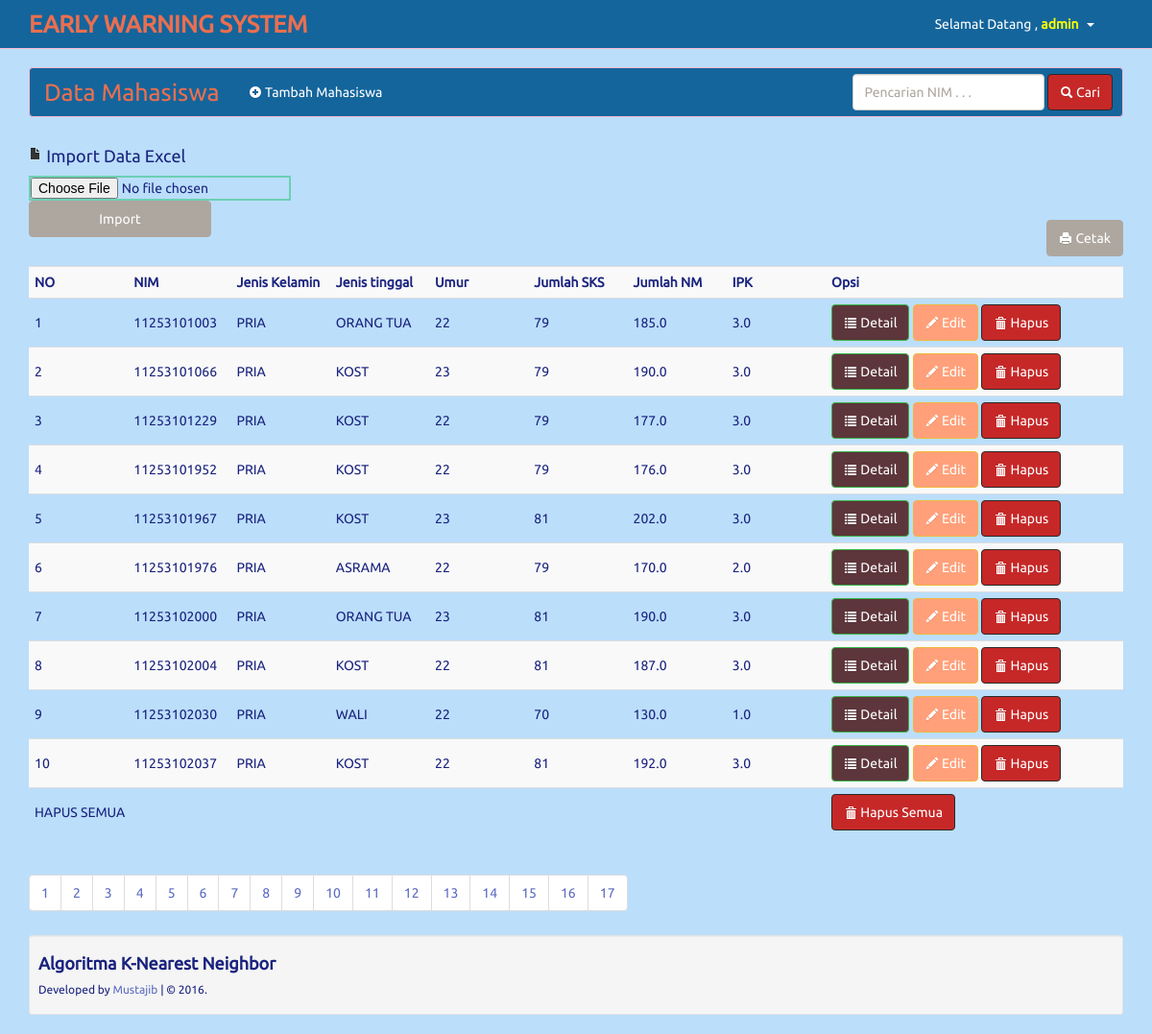
Screenshot of /admin/mahasiswa.php (signed in) with the database file from the repository.
### tables this page shows
CREATE TABLE IF NOT EXISTS `mahasiswa` (
  `nim` varchar(15) NOT NULL,
  `Jenis_Kelamin` varchar(20) NOT NULL,
  `Jenis_Tinggal` varchar(40) NOT NULL,
  `Umur` int(3) NOT NULL,
  `Jumlah_NM` decimal(4,1) NOT NULL,
  `Jumlah_SKS` int(3) NOT NULL,
  `IPK` decimal(4,1) NOT NULL,
  `Nilai` varchar(20) NOT NULL,
  PRIMARY KEY (`nim`)
);

### admin/mahasiswa.php (the view, shortened to what this page needs)
<?php include 'header.php'; ?>
<div class="clearfix">
<div class="row">
  <div class="col-lg-12">
	<div class="navbar navbar-inverse">
		<div class="container">
			<div class="navbar-header">
				<a class="navbar-brand" href="http://localhost/KNN/admin/mahasiswa.php"> Data Mahasiswa</a>
			</div>
		<div class="navbar-collapse collapse navbar-inverse-collapse" style="margin-right: -20px">
			<ul class="nav navbar-nav">
				<li><a data-toggle="modal" data-target="#myModal"><i class="icon-plus-sign icon-white"> </i> Tambah Mahasiswa</a></li>
			</ul>
			<ul class="nav navbar-nav navbar-right">
				<form class="navbar-form navbar-left" method="get" action="cari_mahasiswa.php">
					<input type="text" class="form-control" name="cari" style="width: 200px" placeholder="Pencarian NIM . . ." required>
					<button type="submit" class="btn btn-danger"><i class="icon-search icon-white"> </i> Cari</button>
				</form>
			</ul>
		</div>
		</div>
	</div>
  </div>
</div>
<form method="post" action="import-mahasiswa.php" enctype="multipart/form-data">
<h4><span class="icon-file icon-black"></span>  Import Data Excel</h4> <input style='border:2px solid #6bd0b4;' type="file" name="userfile"/>
<input class="btn btn-default col-md-2 " type="submit" name="upload" value="Import">
</form>
<br/>
<?php
$per_hal=10;
$jumlah_record=mysql_query("SELECT COUNT(*) from mahasiswa");
$jum=mysql_result($jumlah_record, 0);
$halaman=ceil($jum / $per_hal);
$page = (isset($_GET['page'])) ? (int)$_GET['page'] : 1;
$start = ($page - 1) * $per_hal;
?>
	<a style="margin-bottom:10px" href="laporan.php" target="_blank" class="btn btn-default pull-right"><span class='icon-print icon-white'></span>  Cetak</a>
</div>
<table class="table table-striped table-hover">
	<tr>
		<th class="col-md-1">NO</th>
		<th class="col-md-1">NIM</th>
		<th class="col-md-1">Jenis Kelamin</th>
		<th class="col-md-1">Jenis tinggal</th>
		<th class="col-md-1">Umur</th>
		<th class="col-md-1">Jumlah SKS</th>
<th class="col-md-1">Jumlah NM</th>
	<th class="col-md-1">IPK</th>
		<th class="col-md-3">Opsi</th>
	</tr>
	<?php
	if(isset($_GET['cari'])){
		$cari=mysql_real_escape_string($_GET['cari']);
		$mahasiswa=mysql_query("select * from mahasiswa where nim like '$cari'");
	}else{
		$mahasiswa=mysql_query("select * from mahasiswa limit $start, $per_hal");
	}
	$no=1;
	while($b=mysql_fetch_array($mahasiswa)){
		?>
		<tr>
			<td><?php echo $no++ ?></td>
			<td><?php echo $b['nim'] ?></td>
			<td><?php echo $b['Jenis_Kelamin'] ?></td>
			<td><?php echo $b['Jenis_Tinggal'] ?></td>
			<td><?php echo $b['Umur'] ?></td>
			<td><?php echo $b['Jumlah_SKS'] ?></td>
			<td><?php echo substr($b['Jumlah_NM'],0,6) ?></td>
			<td><?php echo substr($b['IPK'],0,4) ?></td>
			<td>
				<a href="det_mahasiswa.php?nim=<?php echo $b['nim']; ?>" class="btn btn-success"><i class="icon-list icon-white"> </i> Detail</a>
				<a href="edit.php?nim=<?php echo $b['nim']; ?>" class="btn btn-warning"><i class="icon-pencil icon-white"></i> Edit</a>
				<a onclick="if(confirm('Apakah anda yakin ingin menghapus data dengan NIM <?php echo $b['nim'];?>  ??')){ location.href='hapus.php?nim=<?php echo $b['nim']; ?>' }" class="btn btn-danger"><span class='icon-trash icon-white'></span> Hapus</a>
			</td>
		</tr>
		<?php
	}
	?>
	<tr>
		<td colspan="2">HAPUS SEMUA</td>
		 <td>
		<td>
		<td>
		<td>
		<td>
		<td>
		<td>
		<a onclick="if(confirm('Apakah anda yakin ingin menghapus semua mahasiswa ??')){ location.href='del-all-mahasiswa.php' }" class="btn btn-danger"><span class='icon-trash icon-white'></span> Hapus Semua</a>
		</td>
	</tr>
</table>
<ul class="pagination">
			<?php
			for($x=1;$x<=$halaman;$x++){
				?>
				<li><a href="?page=<?php echo $x ?>"><?php echo $x ?></a></li>
				<?php
			}
			?>
		</ul>
<?php
include 'footer.php';
?>

### admin/header.php (shortened to what this page needs)
<!DOCTYPE html>
<html>
<head>
	<link rel="stylesheet" type="text/css" href="../assets/css/bootstrap.css">
	<link rel="stylesheet" type="text/css" href="../assets/js/jquery-ui/jquery-ui.css">
</head>
<body style="">
    <div class="navbar navbar-inverse navbar-fixed-top">
      <div class="container">
        <div class="navbar-header">
				<a href="http://localhost/KNN/admin/index.php" class="navbar-brand"><b>EARLY WARNING SYSTEM</b></a>
			</div>
			<div class="navbar-collapse collapse" id="navbar-main">
			<div class="collapse navbar-collapse">
			<ul class="nav navbar-nav navbar-right">
								<li class="dropdown">
									 <a data-toggle="dropdown" class="dropdown-toggle" href="#"> Selamat Datang , <b style='color:yellow'><?php echo $_SESSION['uname']  ?></b>&nbsp&nbsp<span class="glyphicon glyphicon-user"></span><strong class="caret"></strong></a>
								</li>
							</ul>
			</div>
		</div>
	</div>
</div>
    <div class="container">
</body>
</html>

### admin/footer.php
</body>
</html>
<div class="span12 well well-sm">
		<h4 style="font-weight: bold">Algoritma K-Nearest Neighbor</h4>
		<h6>Developed by <a href="https://www.facebook.com/tajie.famecco"> Mustajib</a> | &copy;  2016.</h6>
	  </div>

### rows the page displays
mahasiswa: nim "11253101003", Jenis_Kelamin "PRIA", Jenis_Tinggal "ORANG TUA", Umur "22", Jumlah_SKS "79", Jumlah_NM "185.0", IPK "3.0"
mahasiswa: nim "11253101066", Jenis_Kelamin "PRIA", Jenis_Tinggal "KOST", Umur "23", Jumlah_SKS "79", Jumlah_NM "190.0", IPK "3.0"
mahasiswa: nim "11253101229", Jenis_Kelamin "PRIA", Jenis_Tinggal "KOST", Umur "22", Jumlah_SKS "79", Jumlah_NM "177.0", IPK "3.0"
mahasiswa: nim "11253101952", Jenis_Kelamin "PRIA", Jenis_Tinggal "KOST", Umur "22", Jumlah_SKS "79", Jumlah_NM "176.0", IPK "3.0"
mahasiswa: nim "11253101967", Jenis_Kelamin "PRIA", Jenis_Tinggal "KOST", Umur "23", Jumlah_SKS "81", Jumlah_NM "202.0", IPK "3.0"
mahasiswa: nim "11253101976", Jenis_Kelamin "PRIA", Jenis_Tinggal "ASRAMA", Umur "22", Jumlah_SKS "79", Jumlah_NM "170.0", IPK "2.0"
mahasiswa: nim "11253102000", Jenis_Kelamin "PRIA", Jenis_Tinggal "ORANG TUA", Umur "23", Jumlah_SKS "81", Jumlah_NM "190.0", IPK "3.0"
mahasiswa: nim "11253102004", Jenis_Kelamin "PRIA", Jenis_Tinggal "KOST", Umur "22", Jumlah_SKS "81", Jumlah_NM "187.0", IPK "3.0"
mahasiswa: nim "11253102030", Jenis_Kelamin "PRIA", Jenis_Tinggal "WALI", Umur "22", Jumlah_SKS "70", Jumlah_NM "130.0", IPK "1.0"
mahasiswa: nim "11253102037", Jenis_Kelamin "PRIA", Jenis_Tinggal "KOST", Umur "22", Jumlah_SKS "81", Jumlah_NM "192.0", IPK "3.0"

### other values shown
$_SESSION['uname'] "admin"
